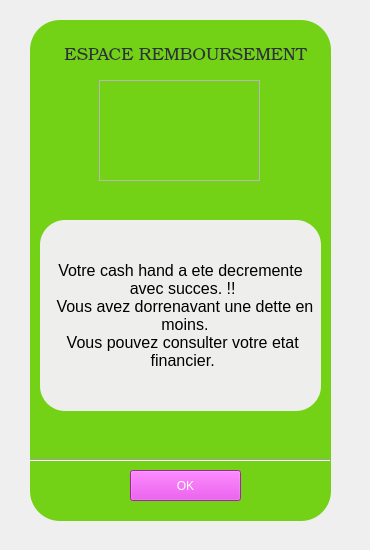
       <widget class="QWidget" name="espace_remboursement_transit">
        <widget class="QPlainTextEdit" name="affichage_carte_15">
         <property name="geometry">
          <rect>
           <x>30</x>
           <y>20</y>
           <width>301</width>
           <height>501</height>
          </rect>
         </property>
         <property name="styleSheet">
          <string notr="true">background-color: rgb(115, 210, 22);
border-radius:30px;</string>
         </property>
         <property name="backgroundVisible">
          <bool>false</bool>
         </property>
         <property name="centerOnScroll">
          <bool>false</bool>
         </property>
        </widget>
        <widget class="QFrame" name="image_remboursement_transit">
         <property name="geometry">
          <rect>
           <x>99</x>
           <y>80</y>
           <width>161</width>
           <height>101</height>
          </rect>
         </property>
         <property name="styleSheet">
          <string notr="true">border-image: url(:/images/img_remboursement.jpg);
</string>
         </property>
         <property name="frameShape">
          <enum>QFrame::StyledPanel</enum>
         </property>
         <property name="frameShadow">
          <enum>QFrame::Raised</enum>
         </property>
        </widget>
        <widget class="Line" name="line_14">
         <property name="geometry">
          <rect>
           <x>30</x>
           <y>450</y>
           <width>301</width>
           <height>20</height>
          </rect>
         </property>
         <property name="orientation">
          <enum>Qt::Horizontal</enum>
         </property>
        </widget>
        <widget class="QPushButton" name="ok_remboursement_transit">
         <property name="geometry">
          <rect>
           <x>130</x>
           <y>470</y>
           <width>111</width>
           <height>31</height>
          </rect>
         </property>
         <property name="styleSheet">
          <string notr="true">font: 11pt &quot;Ubuntu&quot;;
color: white;
background-color: rgb(224, 52, 226);
</string>
         </property>
         <property name="text">
          <string>OK</string>
         </property>
        </widget>
        <widget class="QLabel" name="titre_espace_remboursement_transit">
         <property name="geometry">
          <rect>
           <x>60</x>
           <y>40</y>
           <width>251</width>
           <height>31</height>
          </rect>
         </property>
         <property name="font">
          <font>
           <family>URW Bookman L</family>
           <pointsize>13</pointsize>
           <weight>8</weight>
           <italic>false</italic>
           <bold>false</bold>
          </font>
         </property>
         <property name="styleSheet">
          <string notr="true">color: rgb(46, 52, 54);
background-image: url(:/images/backg.jpg);
font: 70 13pt &quot;URW Bookman L&quot;;
border-radius:10px;</string>
         </property>
         <property name="text">
          <string>ESPACE REMBOURSEMENT</string>
         </property>
         <property name="alignment">
          <set>Qt::AlignCenter</set>
         </property>
        </widget>
        <widget class="QLabel" name="Info_remboursement_transit">
         <property name="geometry">
          <rect>
           <x>40</x>
           <y>220</y>
           <width>281</width>
           <height>191</height>
          </rect>
         </property>
         <property name="font">
          <font>
           <pointsize>12</pointsize>
          </font>
         </property>
         <property name="styleSheet">
          <string notr="true">background-color: rgb(238, 238, 236);
border-radius:25px;</string>
         </property>
         <property name="text">
          <string>Votre cash hand a ete decremente  
 avec succes. !! 
  Vous avez dorrenavant une dette en 
  moins. 
 Vous pouvez consulter votre etat 
 financier.</string>
         </property>
         <property name="alignment">
          <set>Qt::AlignCenter</set>
         </property>
        </widget>
        <widget class="QLabel" name="label_40">
         <property name="geometry">
          <rect>
           <x>0</x>
           <y>0</y>
           <width>361</width>
           <height>541</height>
          </rect>
         </property>
         <property name="styleSheet">
          <string notr="true">background-image: url(:/images/backg.jpg);</string>
         </property>
         <property name="text">
          <string/>
         </property>
        </widget>
        <zorder>label_40</zorder>
        <zorder>affichage_carte_15</zorder>
        <zorder>image_remboursement_transit</zorder>
        <zorder>line_14</zorder>
        <zorder>ok_remboursement_transit</zorder>
        <zorder>titre_espace_remboursement_transit</zorder>
        <zorder>Info_remboursement_transit</zorder>
       </widget>
